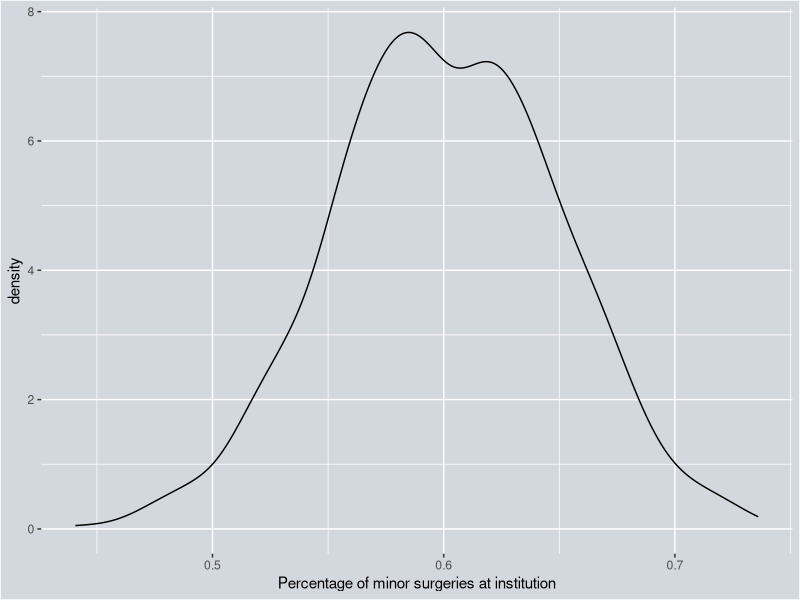
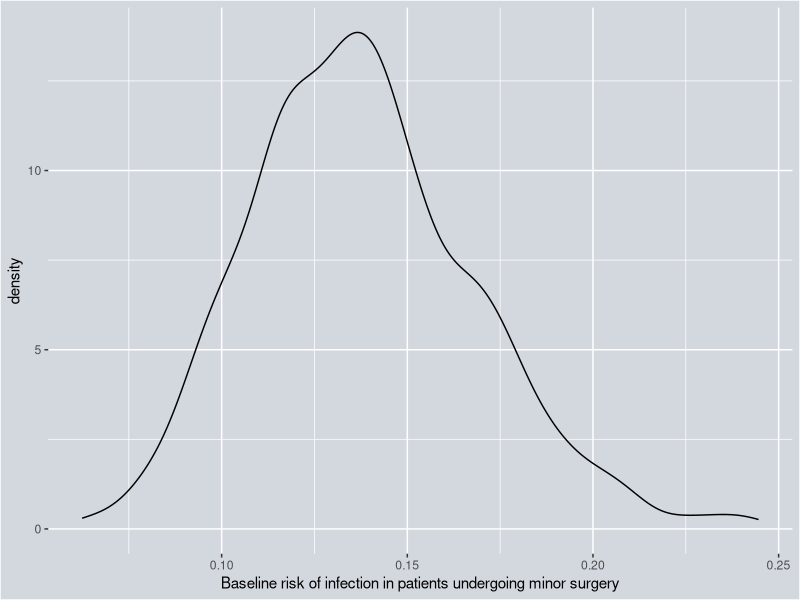
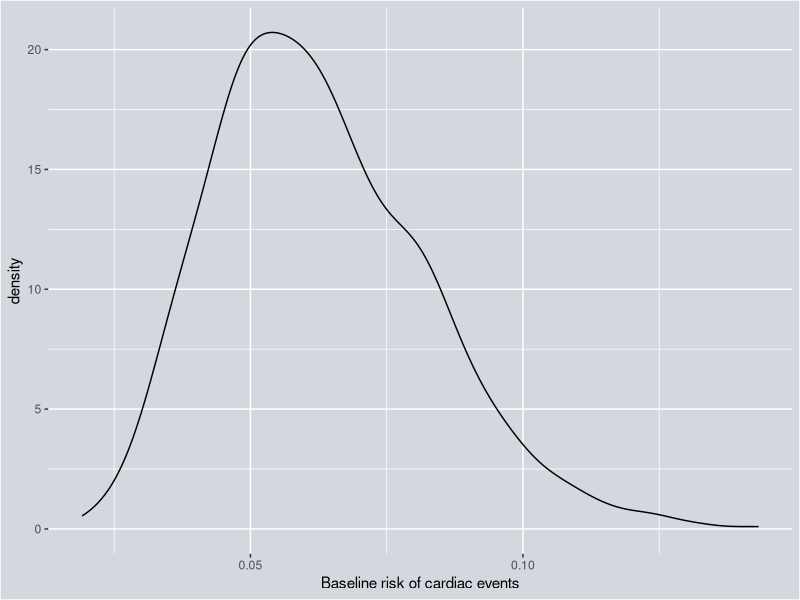
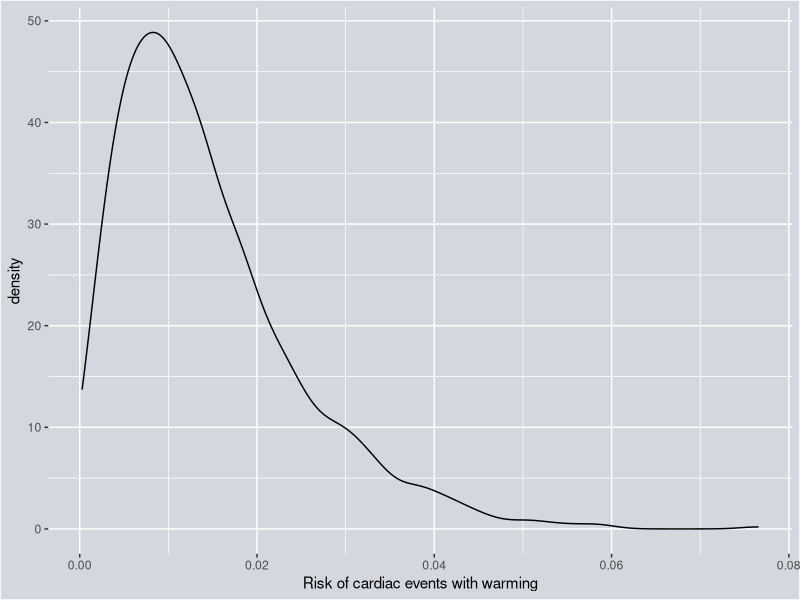
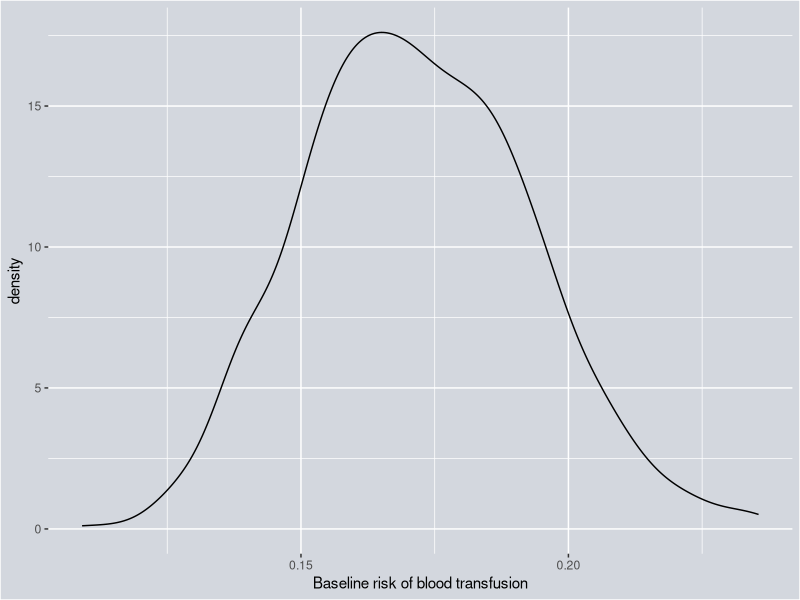
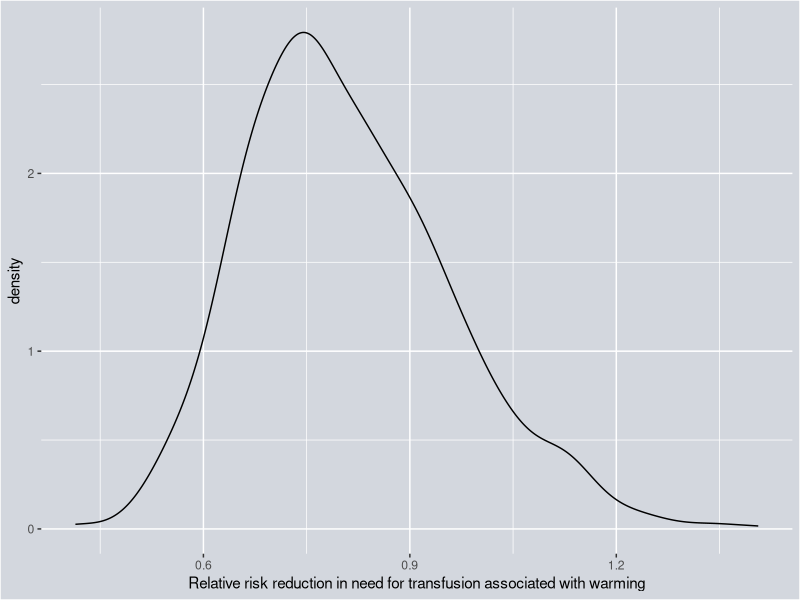
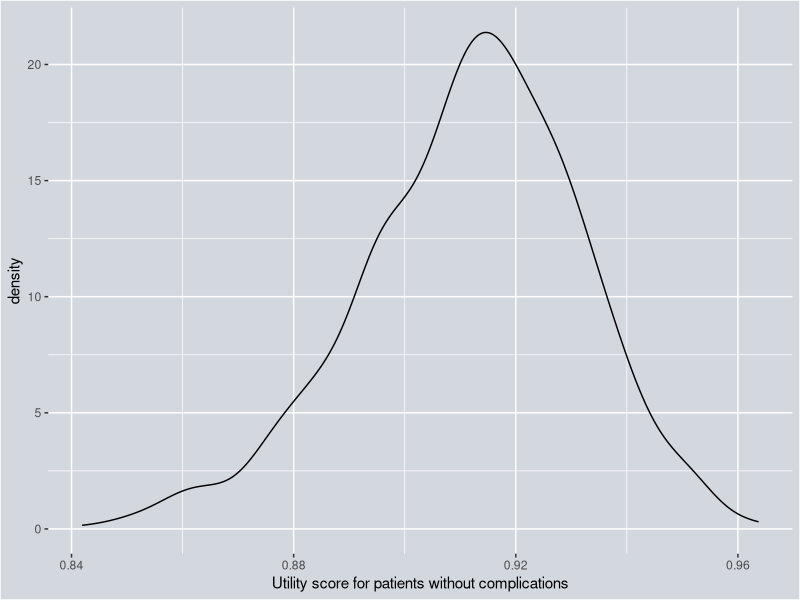
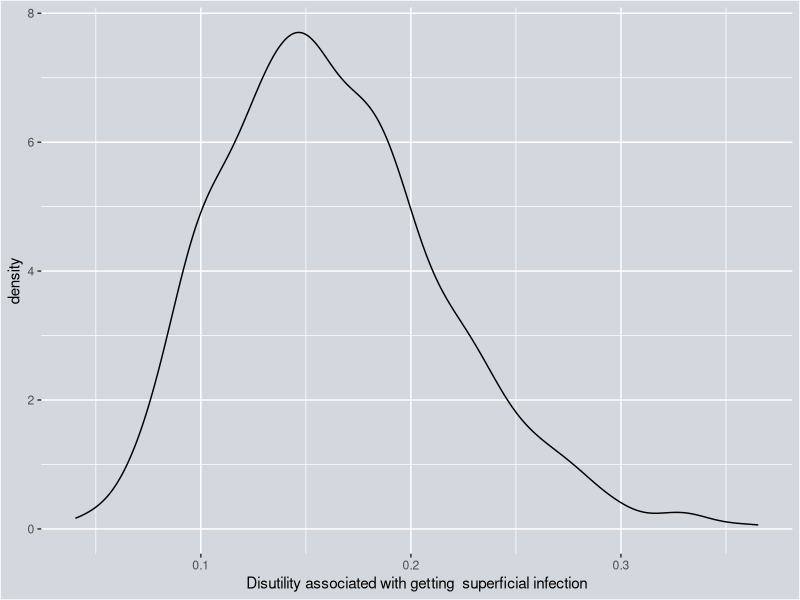

Write the R code that produced these figures, in order.
## ---- chunk 1
library(ggplot2)
## ---- chunk 2
popminordist=rbeta(1000,60,40)
ggplot(data = NULL, aes(x=popminordist))+
  geom_density()+
  theme(plot.background = element_rect(fill = "#d3d7de"),
        panel.background = element_rect(fill = "#d3d7de"))+
   labs(x = "Percentage of minor surgeries at institution")
## ---- chunk 3
riskinfection=rbeta(n=1000,19,(139-19))
ggplot(data = NULL, aes(x=riskinfection))+
  geom_density()+
  theme(plot.background = element_rect(fill = "#d3d7de"),
        panel.background = element_rect(fill = "#d3d7de"))+
   labs(x = "Baseline risk of infection in patients undergoing minor surgery")
## ---- chunk 4
cardiacbaseline=rbeta(1000,10,158-10)
ggplot(data = NULL, aes(x=cardiacbaseline))+
  geom_density()+
  theme(plot.background = element_rect(fill = "#d3d7de"),
        panel.background = element_rect(fill = "#d3d7de"))+
   labs(x = "Baseline risk of cardiac events")
## ---- chunk 5
cardiacwarmed=rbeta(1000,2,142-2)
ggplot(data = NULL, aes(x=cardiacwarmed))+
  geom_density()+
  theme(plot.background = element_rect(fill = "#d3d7de"),
        panel.background = element_rect(fill = "#d3d7de"))+
   labs(x = "Risk of cardiac events with warming")
## ---- chunk 6
risktransfusion=rbeta(1000,52,(304-52))
ggplot(data = NULL, aes(x=risktransfusion))+
  geom_density()+
  theme(plot.background = element_rect(fill = "#d3d7de"),
        panel.background = element_rect(fill = "#d3d7de"))+
   labs(x = "Baseline risk of blood transfusion")
## ---- chunk 7
RRtransfusionwarmed=rlnorm(1000,log(0.79),(1.23-0.50)/3.92)
ggplot(data = NULL, aes(x=RRtransfusionwarmed))+
  geom_density()+
  theme(plot.background = element_rect(fill = "#d3d7de"),
        panel.background = element_rect(fill = "#d3d7de"))+
   labs(x = "Relative risk reduction in need for transfusion associated with warming")
## ---- chunk 8
nossiutility=rbeta(n=1000,185,18)
ggplot(data = NULL, aes(x=nossiutility))+
  geom_density()+
  theme(plot.background = element_rect(fill = "#d3d7de"),
        panel.background = element_rect(fill = "#d3d7de"))+
   labs(x = "Utility score for patients without complications")
## ---- chunk 9
ssiutility=rbeta(n=1000, 8,41)
ggplot(data = NULL, aes(x=ssiutility))+
  geom_density()+
  theme(plot.background = element_rect(fill = "#d3d7de"),
        panel.background = element_rect(fill = "#d3d7de"))+
   labs(x = "Disutility associated with getting  superficial infection")
